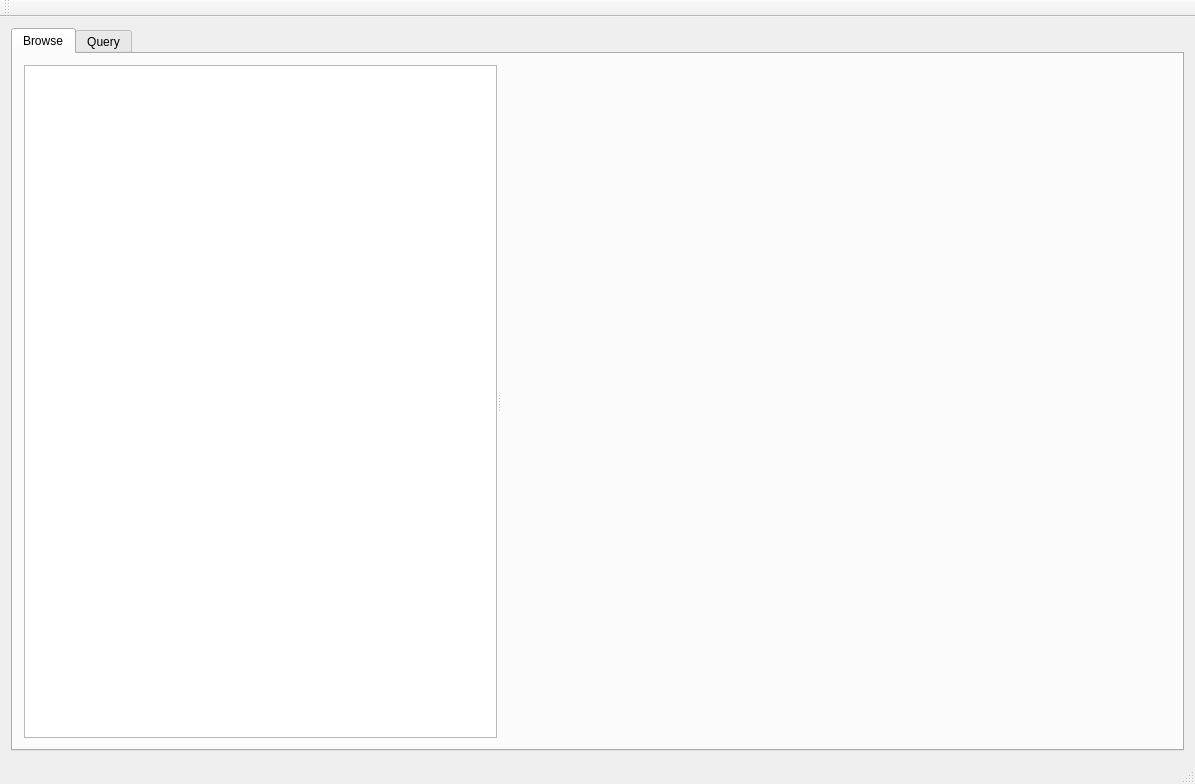
<?xml version="1.0" encoding="UTF-8"?>
<ui version="4.0">
 <class>MainWindow</class>
 <widget class="QMainWindow" name="MainWindow">
  <property name="geometry">
   <rect>
    <x>0</x>
    <y>0</y>
    <width>1195</width>
    <height>784</height>
   </rect>
  </property>
  <property name="windowTitle">
   <string>MainWindow</string>
  </property>
  <widget class="QWidget" name="centralWidget">
   <layout class="QVBoxLayout" name="verticalLayout_2">
    <item>
     <widget class="QTabWidget" name="contentTabWidget">
      <property name="currentIndex">
       <number>0</number>
      </property>
      <widget class="QWidget" name="browseTab">
       <attribute name="title">
        <string>Browse</string>
       </attribute>
       <layout class="QHBoxLayout" name="horizontalLayout_3">
        <item>
         <widget class="QSplitter" name="splitter">
          <property name="orientation">
           <enum>Qt::Horizontal</enum>
          </property>
          <widget class="QTreeView" name="browseTreeView">
           <property name="minimumSize">
            <size>
             <width>350</width>
             <height>0</height>
            </size>
           </property>
          </widget>
          <widget class="QWidget" name="browseDetails" native="true">
           <property name="minimumSize">
            <size>
             <width>670</width>
             <height>650</height>
            </size>
           </property>
           <layout class="QVBoxLayout" name="verticalLayout_5">
            <item>
             <layout class="QVBoxLayout" name="browseDetailsLayout"/>
            </item>
           </layout>
          </widget>
         </widget>
        </item>
       </layout>
      </widget>
      <widget class="QWidget" name="queryTab">
       <attribute name="title">
        <string>Query</string>
       </attribute>
       <layout class="QVBoxLayout" name="verticalLayout_3">
        <item>
         <widget class="QFrame" name="queryInputFrame">
          <property name="frameShape">
           <enum>QFrame::StyledPanel</enum>
          </property>
          <property name="frameShadow">
           <enum>QFrame::Raised</enum>
          </property>
          <layout class="QHBoxLayout" name="horizontalLayout_2">
           <item>
            <widget class="QLabel" name="label_2">
             <property name="text">
              <string>Key:</string>
             </property>
            </widget>
           </item>
           <item>
            <widget class="QLineEdit" name="queryInputLineEdit"/>
           </item>
           <item>
            <widget class="QPushButton" name="queryInputActionButton">
             <property name="text">
              <string>Query</string>
             </property>
            </widget>
           </item>
          </layout>
         </widget>
        </item>
        <item>
         <widget class="QFrame" name="queryResultsFrame">
          <property name="sizePolicy">
           <sizepolicy hsizetype="Preferred" vsizetype="Expanding">
            <horstretch>0</horstretch>
            <verstretch>0</verstretch>
           </sizepolicy>
          </property>
          <property name="frameShape">
           <enum>QFrame::StyledPanel</enum>
          </property>
          <property name="frameShadow">
           <enum>QFrame::Raised</enum>
          </property>
          <layout class="QVBoxLayout" name="verticalLayout_4">
           <item>
            <widget class="QSplitter" name="splitter_2">
             <property name="orientation">
              <enum>Qt::Horizontal</enum>
             </property>
             <widget class="QListView" name="queryResultsList">
              <property name="editTriggers">
               <set>QAbstractItemView::NoEditTriggers</set>
              </property>
             </widget>
             <widget class="QFrame" name="queryResultsViewFrame">
              <property name="sizePolicy">
               <sizepolicy hsizetype="Minimum" vsizetype="Preferred">
                <horstretch>0</horstretch>
                <verstretch>0</verstretch>
               </sizepolicy>
              </property>
              <property name="minimumSize">
               <size>
                <width>760</width>
                <height>0</height>
               </size>
              </property>
              <property name="frameShape">
               <enum>QFrame::StyledPanel</enum>
              </property>
              <property name="frameShadow">
               <enum>QFrame::Raised</enum>
              </property>
              <layout class="QVBoxLayout" name="verticalLayout_6">
               <item>
                <layout class="QVBoxLayout" name="queryResultsViewLayout"/>
               </item>
              </layout>
             </widget>
            </widget>
           </item>
          </layout>
         </widget>
        </item>
        <item>
         <widget class="QFrame" name="frame_2">
          <property name="sizePolicy">
           <sizepolicy hsizetype="Preferred" vsizetype="Minimum">
            <horstretch>0</horstretch>
            <verstretch>0</verstretch>
           </sizepolicy>
          </property>
          <property name="frameShape">
           <enum>QFrame::StyledPanel</enum>
          </property>
          <property name="frameShadow">
           <enum>QFrame::Raised</enum>
          </property>
          <layout class="QHBoxLayout" name="horizontalLayout">
           <item>
            <spacer name="horizontalSpacer">
             <property name="orientation">
              <enum>Qt::Horizontal</enum>
             </property>
             <property name="sizeHint" stdset="0">
              <size>
               <width>510</width>
               <height>20</height>
              </size>
             </property>
            </spacer>
           </item>
           <item>
            <widget class="QPushButton" name="queryResultsSaveButton">
             <property name="text">
              <string>Save</string>
             </property>
            </widget>
           </item>
          </layout>
         </widget>
        </item>
       </layout>
      </widget>
     </widget>
    </item>
   </layout>
  </widget>
  <widget class="QMenuBar" name="menuBar">
   <property name="geometry">
    <rect>
     <x>0</x>
     <y>0</y>
     <width>1195</width>
     <height>23</height>
    </rect>
   </property>
  </widget>
  <widget class="QToolBar" name="mainToolBar">
   <attribute name="toolBarArea">
    <enum>TopToolBarArea</enum>
   </attribute>
   <attribute name="toolBarBreak">
    <bool>false</bool>
   </attribute>
  </widget>
  <widget class="QStatusBar" name="statusBar"/>
  <action name="actionQuit">
   <property name="text">
    <string>Quit</string>
   </property>
  </action>
 </widget>
 <layoutdefault spacing="6" margin="11"/>
 <resources/>
 <connections/>
</ui>
